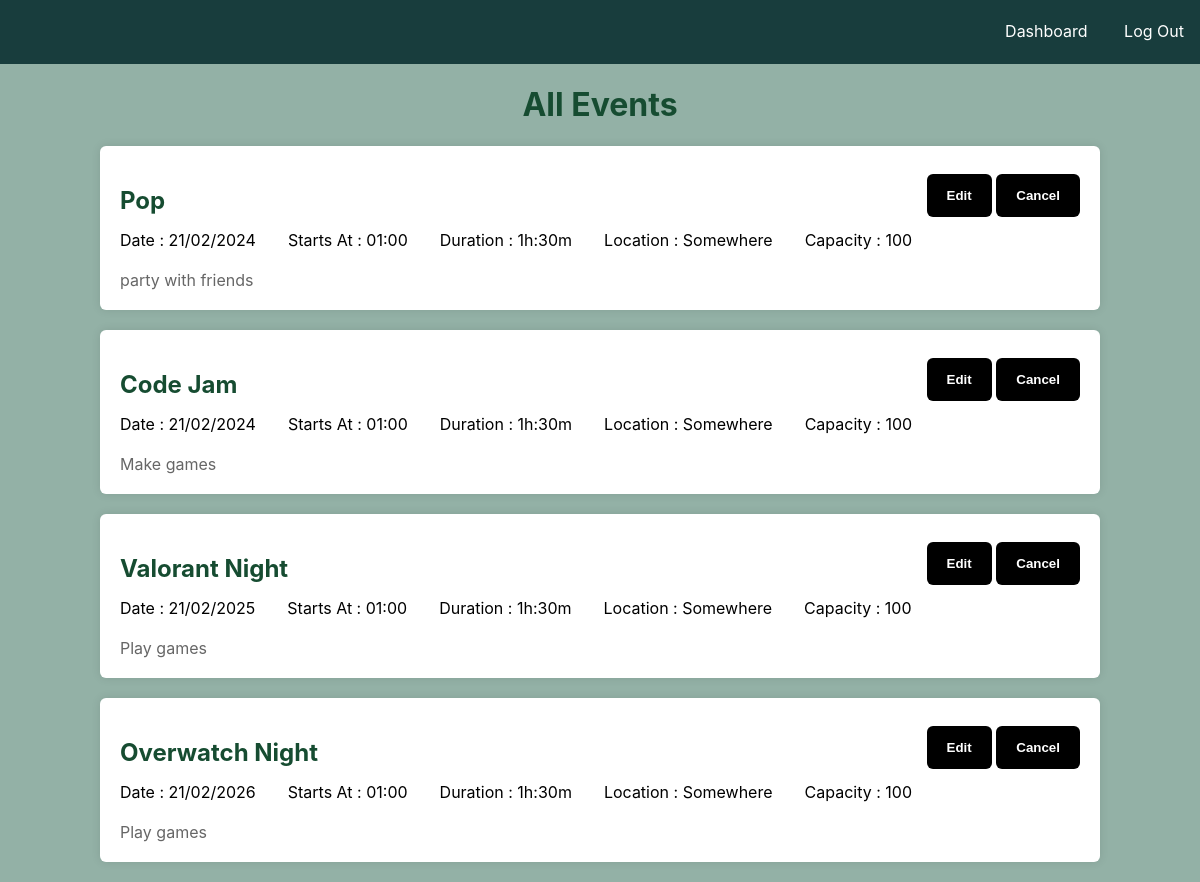
Before: /events/all (signed in) with the older database file.
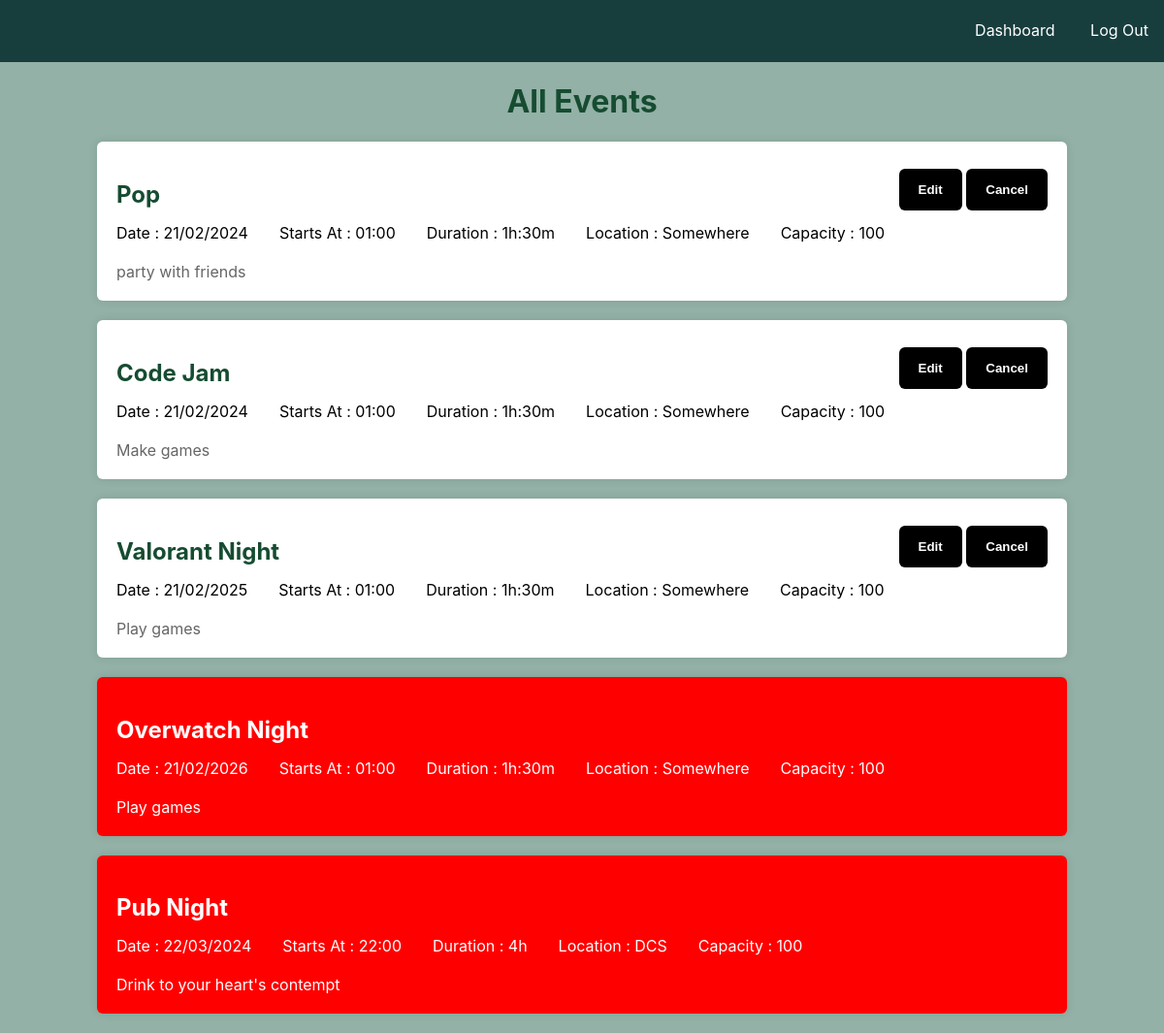
After: the same page with the newer database file.
### content/models.py (models this page shows, shortened)
class Event(db.Model):
    __tablename__ = 'event'
    id = db.Column(db.Integer, primary_key = True)
    name = db.Column(db.Text())
    description = db.Column(db.Text())
    date = db.Column(db.Date)   # 1-1 with html type="date"
    start_time = db.Column(db.Time)
    duration = db.Column(db.Time)
    capacity = db.Column(db.Integer)
    tickets_allocated = db.Column(db.Integer, default=0)
    location = db.Column(db.Text())
    cancelled = db.Column(db.Boolean, default=False)
    max_tickets_per_user = db.Column(db.Integer, default=1)
    tickets = db.relationship('Ticket', back_populates='event')
    def format_date(self):
      return self.date.strftime('%d/%m/%Y')
    def format_start_time(self):
        return self.start_time.strftime('%H:%M')
    def format_duration(self):
        formatted_duration = self.duration.strftime('%-Hh:%Mm').lstrip('0')
        if self.duration.minute == 0:
            formatted_duration = formatted_duration[:-4]
        return formatted_duration

### eventbyte.py (the view)
@app.route('/events/all')
def all_events():
   allEvents = Event.query.all()
   nonSuperUserEvents = Event.query.filter(
   Event.date > datetime.now(), # events in the future
   Event.cancelled == False, # that aren't cancelled
   ).all()
   if isSuperUser(current_user):
       events = allEvents
   else:
       events = nonSuperUserEvents
   return render_template('/pages/events/events.html',
                          events=events,
                          current_user=current_user,
                          isSuperUser=isSuperUser,
                          isAttendee=isAttendee)

### eventbyte.py (called while the page is built)
@login_manager.user_loader
def load_user(user_id):
   return User.query.get(int(user_id))

def isSuperUser(user) -> bool:
   try:
      super_user = SuperUser.query.get(user.id)
      if super_user:
            return True
      else:
            return False
   except Exception as e:
      print("Error occurred trying to determine if this user was a superuser")
      print(e)
      return False

def isAttendee(user) -> bool:
   try:
      attendee = User.query.filter_by(id = user.id).first()
      if attendee and attendee.emailVerified and not isSuperUser(user):
         return True
      else:
         return False
   except Exception as e:
      print("Error occurred trying to determine if this user was an attendee")
      print(e)
      return False

### templates/pages/events/events.html (shortened to what this page needs)
{% extends 'components/base.html' %}
{% block css %}
<link rel="stylesheet" href="/static/css/components/card.css" type="text/css">
<link rel="stylesheet" href="/static/css/pages/events.css" type="text/css">
{% endblock %}
{% block navbar %}
    {% include 'components/dashnav.html' %}
{% endblock %}
{% block content %}
<main>
    {% set superuser = isSuperUser(current_user) %}
    {% set attendee = isAttendee(current_user) %}
    {% set public = not (superuser or attendee) %}
    <h1 id="all-events"> All Events </h1>
    <section class ="events">
        {% for event in events %}
            {% set full = event.tickets_allocated == event.capacity %}
            {% set tickets_remaining = event.capacity - event.tickets_allocated %}
            <div id ="{{ event.id }}" class="card-container {% if event.cancelled %}cancelled{% endif %}">
                <div class="card-content">
                    <div class="card-header">
                        <h2 class="card-name">{{ event.name }}</h2>
                        <div class="buttons">
                            {% if superuser %}
                                {% if not event.cancelled and not full %}
                                    <button class="edit" type="submit">Edit</button>
                                {% endif %}
                                {% if not event.cancelled %}
                                    <button class="delete" type="submit">Cancel</button>
                                {% endif %}
                            {% endif %}
                        </div>
                    </div>
                    <div class="card-details">
                        <p> Date : {{ event.format_date() }} </p>
                        <p> Starts At : {{ event.format_start_time() }} </p>
                        <p> Duration : {{ event.format_duration() }}</p>
                        <p> Location : {{ event.location }} </p>
                        {% if superuser %}
                            <p> Capacity : {{ event.capacity }} </p>
                        {% endif %}
                    </div>
                    <div class="card-description">
                        {{ event.description }}
                    </div>
                </div>
            </div>
        {% endfor %}
    </section>
</main>
{% endblock %}

Changed rows visible on the page:
changed Event "Overwatch Night": no longer shows "Edit Cancel"
added Event: name "Pub Night", format_date "22/03/2024", format_start_time "22:00", format_duration "4h", location "DCS", capacity "100", description "Drink to your heart's contempt", cancelled True (drawn)
